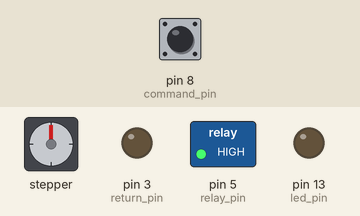
Recording of a program running on a simulated Arduino Uno, built with avr-gcc and run on an emulated ATmega328P. On the bench: stepper motor, switched loads named in the program (green lamp = pin HIGH), output pins drawn as LEDs (lit = HIGH). Wiring (inferred from the names in the program): stepper motor driver (200 steps per turn assumed): step pin 7; direction pin 6. The inputs (shaded band) are chosen by the test bench; at power-on: pin 8 (command_pin) HIGH. Pins used as bus, display or sensor lines are not drawn; what the program prints to the serial monitor is not drawn.

Above: at 1.2 s.
1.3 s: pin 8 (command_pin) pulled LOW for 0.15 s
At 2.6 s:
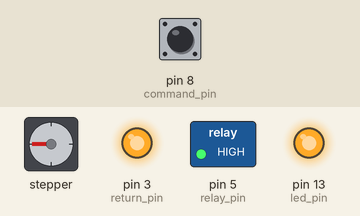
2.9 s: pin 8 (command_pin) pulled LOW for 1 s
At 3.8 s:
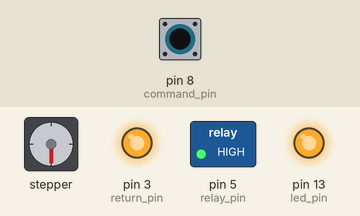
5.4 s: pin 8 (command_pin) pulled LOW for 0.15 s
At 6.7 s:
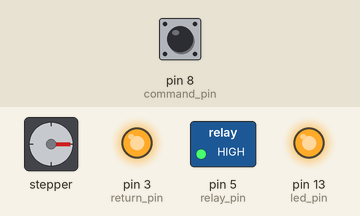
7.0 s: pin 8 (command_pin) pulled LOW for 3.2 s
At 8.1 s:
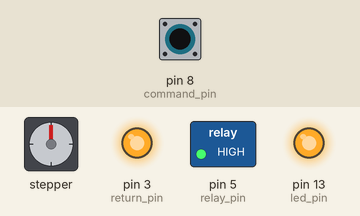
Timing chart, 0 to 10.0 s (numbered marks = the images above; inputs shaded):
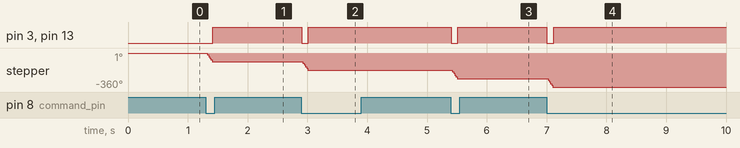

Measured:
- after the input at 1.3 s, pin 3 (return_pin), pin 13 (led_pin): LOW → HIGH after 0.12 s; stepper: turns 90° counter-clockwise, starting at once
- after the input at 2.9 s, pin 3 (return_pin), pin 13 (led_pin): HIGH → LOW at once, → HIGH 0.11 s later; stepper: turns 90° counter-clockwise, starting at once
- after the input at 5.4 s, pin 3 (return_pin), pin 13 (led_pin): HIGH → LOW at once, → HIGH 0.11 s later; stepper: turns 90° counter-clockwise, starting at once
- after the input at 7.0 s, pin 3 (return_pin), pin 13 (led_pin): HIGH → LOW at once, → HIGH 0.11 s later; stepper: turns 90° counter-clockwise, starting at once

The program:

main.cpp
```cpp
#include <Arduino.h>

/*

ピンリスト

0 TX
1 RX
2
3 pwm
4
5 pwm
6 pwm
7
8
9 pwm
10 pwm
11 pwm
12
13
14 A0
15 A1
16 A2
17 A3
18 A4
19 A5

*/


/*
TB6600 module connected with the ARDUINO:
EN +, DIR + : PUL + (total Yang connection mode)
EN-  5
DIR-  6
PUL-  7
*/
/*
int EN = 5;
int DIR = 6;
int PUL = 7;
*/


int step_pin = 7;
int dir_pin = 6;
int relay_pin = 5;

int command_pin = 8;
int return_pin = 3;
int led_pin = 13;

void setup()
{
  pinMode(step_pin, OUTPUT);
  pinMode(dir_pin, OUTPUT);
  pinMode(relay_pin, OUTPUT);
  digitalWrite(dir_pin, HIGH);
  digitalWrite(relay_pin, HIGH);

  pinMode(command_pin, INPUT_PULLUP);
  pinMode(return_pin, OUTPUT);
  pinMode(led_pin, OUTPUT);

  Serial.begin( 9600 );
}


void spinMotor(int direction, int num){
  if(direction == 0){
    digitalWrite(dir_pin, LOW);
  }else{
    digitalWrite(dir_pin, HIGH);
  }

  for(int i=0;i<num;i++)
  {
    digitalWrite(step_pin, LOW);
    delayMicroseconds(1000);
    digitalWrite(step_pin, HIGH);
    delayMicroseconds(1000);
  }
}

int deg2step(double deg)
{
  return int(200.0/360.0*deg);
}

double step2deg(int step)
{
  return 360.0/200.0*step;
}

double now_count=0;
int d_count = 0;
double now_deg=0;
double d_deg=90;

int last_command = 0;

int command = 0;

void loop()
{
  command = digitalRead(command_pin);
  Serial.println(command);
  if ((last_command != command) && (command == 0))
  {
    digitalWrite(return_pin, 0);
    digitalWrite(led_pin, 0);
    now_deg += d_deg;
    d_count = deg2step(now_deg - step2deg(now_count));
    now_count += d_count;

    spinMotor(0,d_count);

    delay(10);
    digitalWrite(return_pin, 1);
    digitalWrite(led_pin, 1);
  }
  last_command = command;

//  spinMotor(1,200);
//  delay(3000);

}
```
